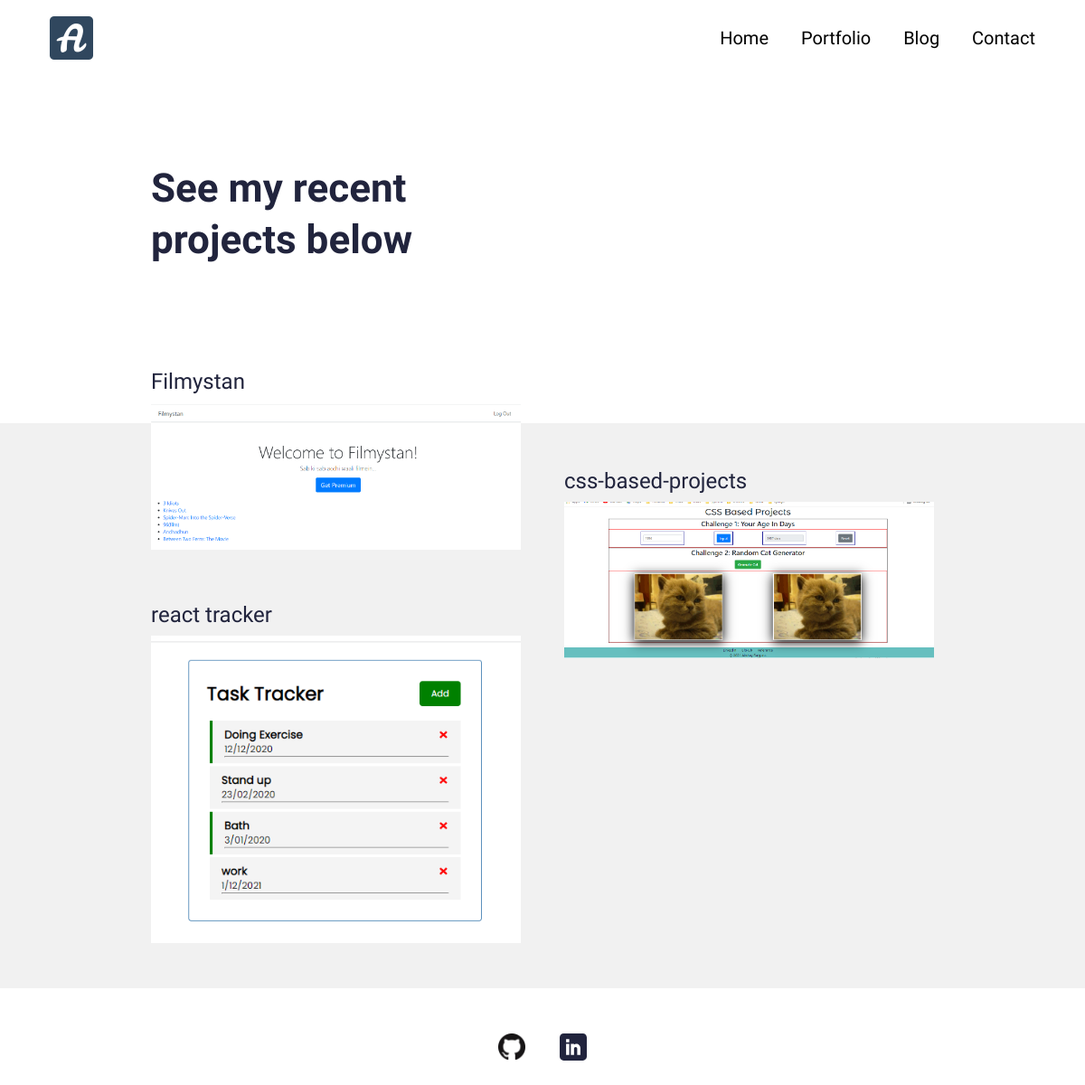
Page /portfolio/ on the earlier database version.
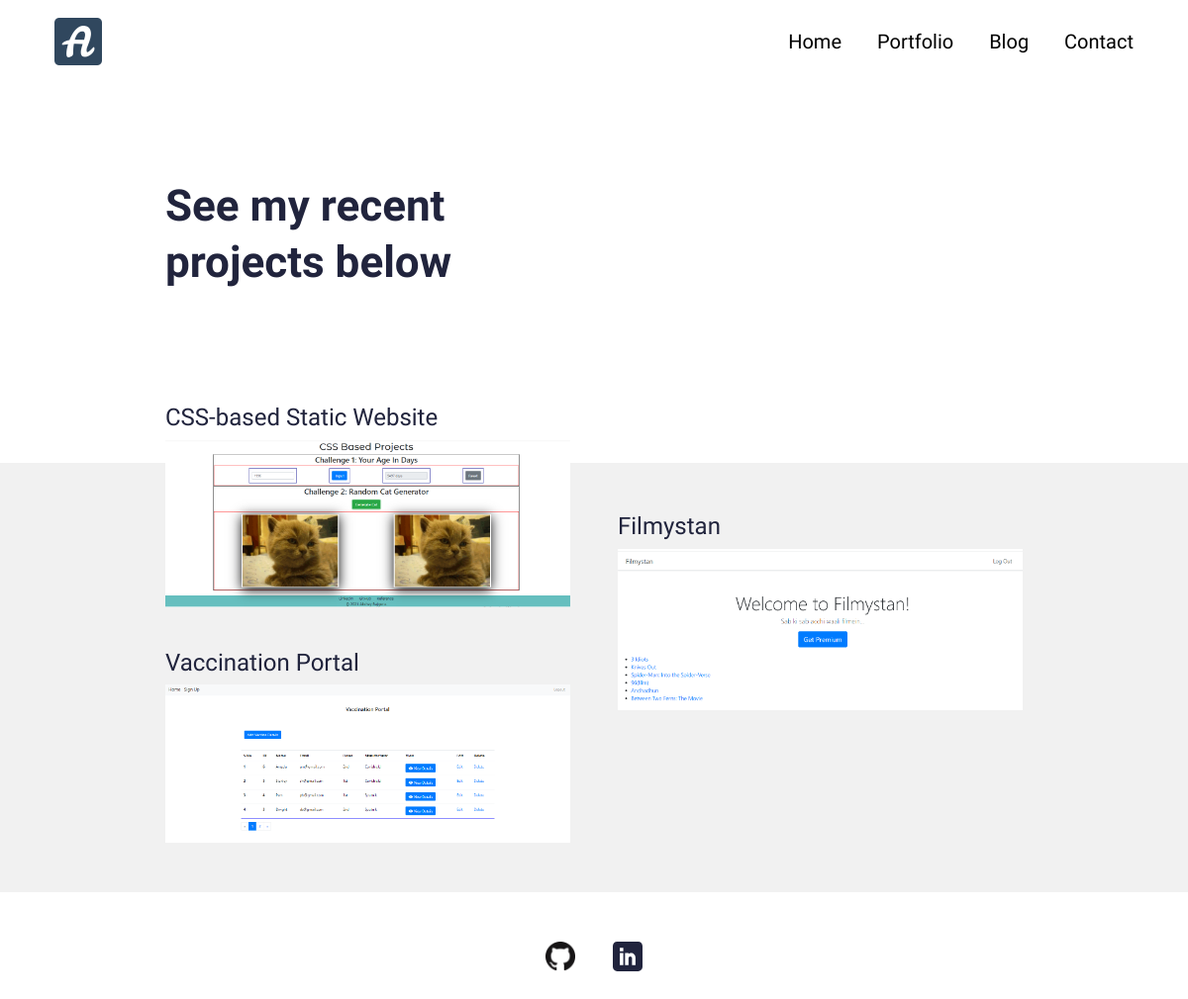
Same page on the later database version.
### resumeapp/models.py (models this page shows, shortened)
class Portfolio(models.Model):
    class Meta:
        verbose_name_plural = 'Portfolio Profiles'
        verbose_name = 'Portfolio'
        ordering = ["name"]
    date = models.DateTimeField(blank=True, null=True)
    name = models.CharField(max_length=200, blank=True, null=True)
    description = models.CharField(max_length=500, blank=True, null=True)
    body = RichTextField(blank=True, null=True)
    image = models.ImageField(blank=True, null=True, upload_to="portfolio")
    slug = models.SlugField(null=True, blank=True)
    is_active = models.BooleanField(default=True)

### resumeapp/views.py (the view)
# urls.py: path('portfolio/', views.PortfolioView.as_view(), name="portfolios"),
class PortfolioView(generic.ListView):
	model = Portfolio
	template_name = "main/portfolio.html"
	paginate_by = 10
	def get_queryset(self):
		return super().get_queryset().filter(is_active=True)

### resumeproj/context_processors.py (called while the page is built)
def project_context(request):
	context = {
		'me': User.objects.first(),
	}
	return context

### resumeapp/templates/main/portfolio.html (shortened to what this page needs)
{% extends 'main/base.html' %}
{% load static %}
{% block content %}
<section>
  <div class="innerPageBannerCol">
    <div class="container">
      <div class="row g-4 g-md-3  align-items-center">
        <div class="col-md-6">
          <div class="bannerContent">
            <h1 class="xlTitle pb-md-3">See my recent projects below</h1>
          </div>
        </div>
      </div>
    </div>
  </div>
</section>
<section>
  <div class="lightBg">
    <div class="container">
      <div class="portfolioContentMain">
        <div class="row g-3 g-md-4 g-lg-5 portfolioRow">
          {% for obj in object_list %}
          <div class="col-md-6 pColMain">
            <div class="pCol">
              <a href="{% url 'resumeapp:portfolio' slug=obj.slug %}" >
                <h4>{{ obj.name }}</h4>
                <img src="{{obj.image.url}}" alt="..." class="pImg">
              </a>
            </div>
          </div>
          {% endfor %}
        </div>
      </div>
    </div>
  </div>
</section>
{% endblock%}

### resumeapp/templates/main/base.html (shortened to what this page needs)
{% load static %}
<!doctype html>
<html lang="en">
  <head>
    <link href="{% static 'css/bootstrap.min.css' %}" rel="stylesheet">
    <link rel="stylesheet" href="https://unpkg.com/swiper@7.0.5/swiper-bundle.min.css">
    <link href="{% static 'css/style.css' %}" rel="stylesheet">
    <link href="{% static 'css/styleAdv.css' %}" rel="stylesheet">
  </head>
  <body>
    {% include 'main/partials/nav.html' %}
    {% block content %}
    {% endblock %}
    {% include 'main/partials/footer.html' %}
  </body>
</html>

### resumeapp/templates/main/partials/nav.html (shortened to what this page needs)
{% load static %}
<header>
    <div class="headerCol">
    <div class="container-fluid">
        <div class="row align-items-center">
        <div class="col-auto">
            <div class="logoCol"><a href="{% url 'resumeapp:home' %}"><img class="MyDp" src="{% static 'images/home-logo-a.png' %}" alt="home-logo"></a></div>
        </div>
        <div class="col">
            <div class="navCollapseCol">
            <div class="navCol">
                <ul>
                <li><a href="{%url 'resumeapp:home'%}">Home</a></li>
                <li><a href="{%url 'resumeapp:portfolios' %}">Portfolio</a></li>
                <li><a href="{% url 'resumeapp:blogs' %}">Blog</a></li>
                <li><a href="{%url 'resumeapp:contact'%}">Contact</a></li>
                </ul>
            </div>
            </div>
        </div>
        </div>
    </div>
    </div>
</header>

### resumeapp/templates/main/partials/footer.html
{% load static %}
<footer>
    <div class="footerCol">
    <div class="container">
        <ul class="socialCol">
        <li><a href="https://github.com/AkshaySRajguru"><img src="{% static 'images/GitHub-Mark-64px.png' %}" alt="..."></a></li>
        <li><a href="https://www.linkedin.com/in/akshay-rajguru-090765166"><img src="{% static 'images/linkedin.svg' %}" alt="..."></a></li>
        </ul>
    </div>
    </div>
</footer>

### resumeapp/static/css/style.css (style rules this page uses)
:root { --primaryColor: #9C07B6; --primaryDarkColor: #3D0048; --primaryHoverColor: #900AA8; --secondaryColor: #F9B000; --baseColor: #21243D; --baseFont: 'Heebo', sans-serif; --titleFont: 'Courier Prime', monospace; --regular: 400; --medium: 500; --bold: 700; --black: 900; --lightBg: #F1F1F1; }
html { scroll-behavior: smooth; }
body { font-family: var(--baseFont); color: var(--baseColor); line-height: normal; }
ul { margin: 0; padding: 0; list-style-type: none; }
img { max-width: 100%; }
a { color: inherit; }
a, .btn { -webkit-transition: all 300ms ease-in-out 0s; -o-transition: all 300ms ease-in-out 0s; transition: all 300ms ease-in-out 0s; text-decoration: none; }
.lightBg { background-color: var(--lightBg); }
.xlTitle { font-size: 44px; line-height: 1.3; font-weight: var(--bold); font-family: var(--titleFont) }
.headerCol { background-color: var(--bs-white); padding: 18px 0; -webkit-transition: all 300ms ease-in-out 0s; -o-transition: all 300ms ease-in-out 0s; transition: all 300ms ease-in-out 0s; position: fixed; z-index: 99; left: 0; right: 0; top: 0; }
.navCol { text-align: right; }
.navCol a { font-size: 20px; color: #000; font-weight: var(--medium); display: inline-block; position: relative; }
.navCol a::before { content: ""; position: absolute; left: 50%; right: 50%; bottom: 0; height: 2px; border-radius: 2px; background-color: var(--primaryColor); -webkit-transition: all 500ms ease-in-out 0s; -o-transition: all 500ms ease-in-out 0s; transition: all 500ms ease-in-out 0s; opacity: 0; }
.navCol li { display: inline-block; }
.navCol li + li { padding-left: 32px; }
.footerCol { padding: 50px 0; text-align: center; }
.socialCol li { display: inline-block; }
.socialCol li + li { padding-left: 35px; }
.socialCol img { max-width: 30px; max-height: 30px; -o-object-fit: contain; object-fit: contain; }
.innerPageBannerCol { padding: 180px 0 150px; }
.portfolioContentMain { position: relative; z-index: 1; padding: 50px 0 ; }
.pCol { height: 100%; }
.pImg { width: 100%; }
.portfolioRow .pColMain:nth-child(2n-1) .pCol { margin-top: -110px; }
@media (min-width:992px) { .container, .container-lg, .container-md, .container-sm, .container-xl, .container-xxl { max-width: 890px; } }
@media (min-width:992px) { .headerCol .container-fluid { padding-left: 30px; padding-right: 30px; } }
@media (min-width:1200px) { .headerCol .container-fluid { padding-left: 55px; padding-right: 55px; } }

### resumeapp/static/css/styleAdv.css (style rules this page uses)
.MyDp { height: 25%; width: 25%; }

Differences in the rows shown:
removed Portfolio: name "css-based-projects", image (picture)
removed Portfolio: name "react tracker", image (picture)
added Portfolio: name "CSS-based Static Website", image (picture)
added Portfolio: name "Vaccination Portal", image (picture)
